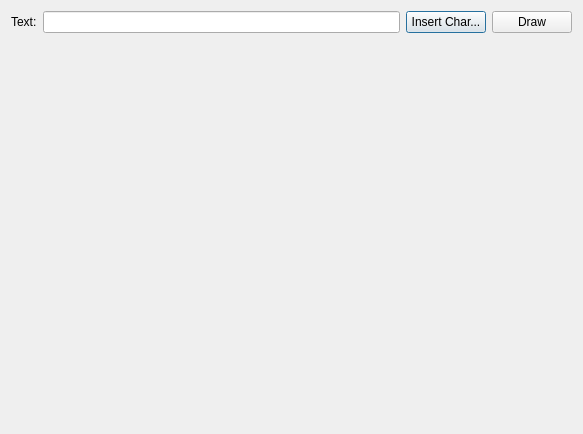
<?xml version="1.0" encoding="UTF-8"?>
<ui version="4.0">
 <class>CharacterSetExplorer</class>
 <widget class="QDialog" name="CharacterSetExplorer">
  <property name="geometry">
   <rect>
    <x>0</x>
    <y>0</y>
    <width>423</width>
    <height>352</height>
   </rect>
  </property>
  <property name="sizePolicy">
   <sizepolicy hsizetype="MinimumExpanding" vsizetype="MinimumExpanding">
    <horstretch>0</horstretch>
    <verstretch>0</verstretch>
   </sizepolicy>
  </property>
  <property name="windowTitle">
   <string>HRCG Character Set Explorer</string>
  </property>
  <property name="autoFillBackground">
   <bool>true</bool>
  </property>
  <property name="styleSheet">
   <string notr="true"/>
  </property>
  <layout class="QGridLayout" name="gridLayout" rowstretch="1,999999">
   <item row="1" column="0">
    <widget class="HiresScreenWidget" name="drawWidget" native="true">
     <property name="minimumSize">
      <size>
       <width>561</width>
       <height>384</height>
      </size>
     </property>
    </widget>
   </item>
   <item row="0" column="0">
    <layout class="QHBoxLayout" name="horizontalLayout">
     <item>
      <widget class="QLabel" name="label_2">
       <property name="text">
        <string>Text:</string>
       </property>
      </widget>
     </item>
     <item>
      <widget class="QLineEdit" name="inputText"/>
     </item>
     <item>
      <widget class="QPushButton" name="insertChar">
       <property name="text">
        <string>Insert Char...</string>
       </property>
      </widget>
     </item>
     <item>
      <widget class="QPushButton" name="drawButton">
       <property name="text">
        <string>Draw</string>
       </property>
      </widget>
     </item>
    </layout>
   </item>
  </layout>
 </widget>
 <customwidgets>
  <customwidget>
   <class>HiresScreenWidget</class>
   <extends>QWidget</extends>
   <header>HiresScreenWidget.h</header>
   <container>1</container>
  </customwidget>
 </customwidgets>
 <resources/>
 <connections/>
</ui>
